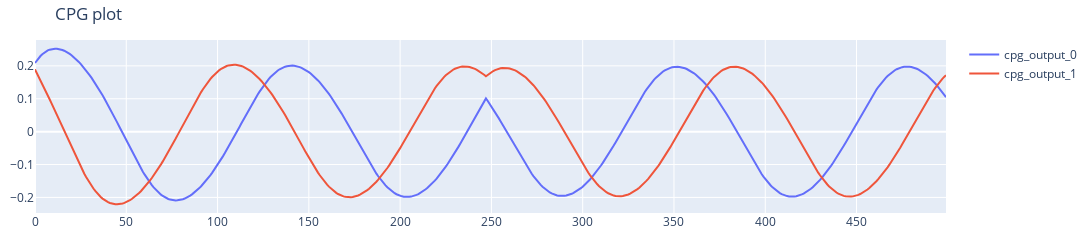

The code cell stored with this chart in its notebook:
### Code cell
cpg = CPG_AFDC()
cpg_output_0 = []
cpg_output_1 = []
online_imitated_paths = {'TR0':[], 'CR0':[], 'FR0':[]}
random_number = np.random.randint(0, 501)
for i in range(500):
    if i < random_number:
        cpg.s = 1.0
        cpg.w00 = cpg.alpha * np.cos(0.05)
        cpg.w01 = cpg.alpha * np.sin(0.05)
        cpg.w10 = cpg.alpha * (-np.sin(0.05))
        cpg.w11 = cpg.alpha * np.cos(0.05)
        cpg.update_cpg_so2(0.0)      # phi would be equal when learning
        cpg_output_0.append(cpg.out0_t)
        cpg_output_1.append(cpg.out1_t)
    elif i >= random_number:
        cpg.s = 1.0
        cpg.w00 = cpg.alpha * np.cos(0.05)
        cpg.w01 = -cpg.alpha * np.sin(0.05)
        cpg.w10 = -cpg.alpha * (-np.sin(0.05))
        cpg.w11 = cpg.alpha * np.cos(0.05)
        cpg.update_cpg_so2(0.0)
        cpg_output_0.append(cpg.out0_t)
        cpg_output_1.append(cpg.out1_t)

        

    
    
fig = go.Figure()
fig = make_subplots(rows=1, cols=1, shared_xaxes=False)
fig.update_layout(height=200, width=1100, title="CPG plot")
fig.update_layout(margin=dict(l=10, r=10, t=40, b=10))  # Reduce margins

fig.add_trace(go.Scatter( y=cpg_output_0, mode='lines', name=f'cpg_output_0'), row=1, col=1)
fig.add_trace(go.Scatter( y=cpg_output_1, mode='lines', name=f'cpg_output_1'), row=1, col=1)

### Figure 1 — Plotly figure (JSON) as saved in the notebook; plotly's stock layout.template omitted (floating-point values rounded to 4 significant figures; data arrays with more than 128 entries replaced by an {"elided": "..."} marker saying what was removed)
{"data": [{"mode": "lines", "name": "cpg_output_0", "type": "scatter", "xaxis": "x", "y": {"elided": "500 float values"}, "yaxis": "y"}, {"mode": "lines", "name": "cpg_output_1", "type": "scatter", "xaxis": "x", "y": {"elided": "500 float values"}, "yaxis": "y"}], "layout": {"height": 200, "margin": {"b": 10, "l": 10, "r": 10, "t": 40}, "title": {"text": "CPG plot"}, "width": 1100, "xaxis": {"anchor": "y", "domain": [0, 1]}, "yaxis": {"anchor": "x", "domain": [0, 1]}}}
